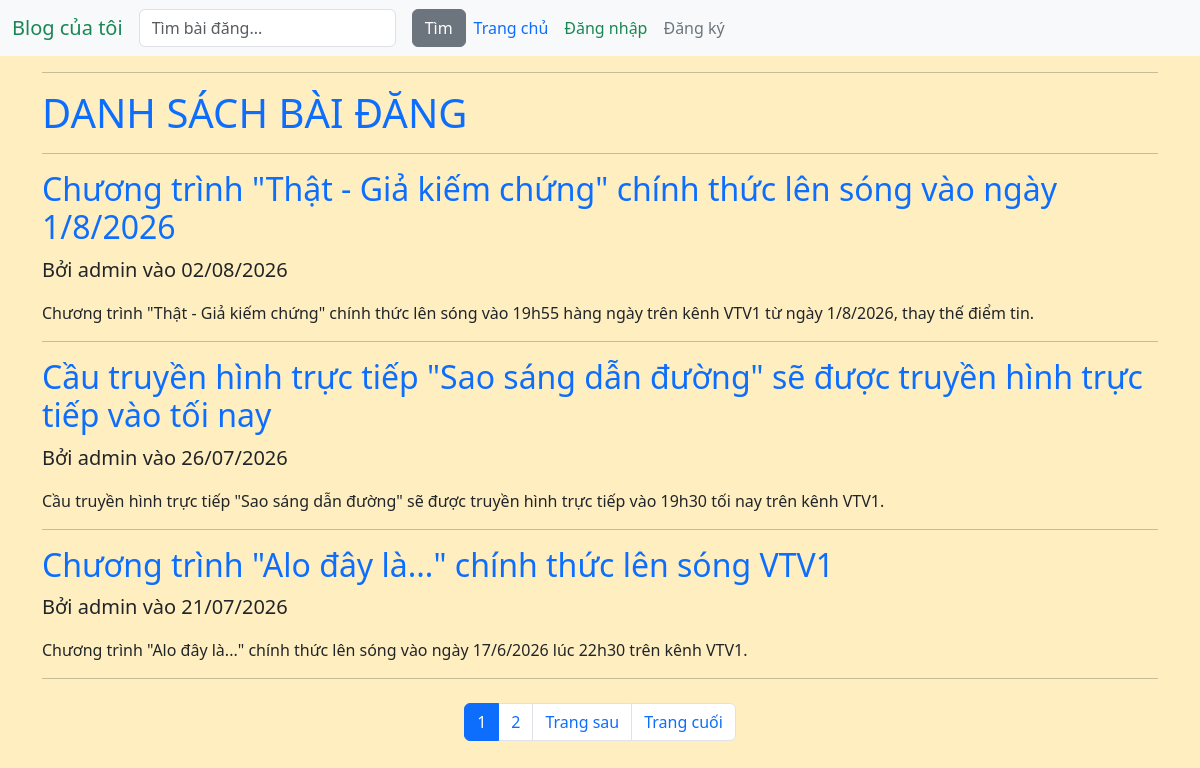
The page / on the database its author committed.
### blog/models.py (models this page shows, shortened)
class Post(models.Model):
    title = models.CharField(max_length=200)
    likes = models.ManyToManyField(User, related_name='blog_posts', blank=True)
    content = models.TextField()
    created_at = models.DateTimeField(auto_now_add=True)
    updated_at = models.DateTimeField(auto_now=True)
    author = models.ForeignKey(User, on_delete=models.CASCADE, default=1)

### blog/views.py (the view)
# urls.py: path("",PostListView.as_view(),name="post_list"),
class PostListView(ListView):
    model = Post
    template_name = "post_list.html"
    context_object_name = "posts"
    ordering = ["-created_at"]
    paginate_by = 3
    def get_queryset(self):
        query = self.request.GET.get('q')
        if query:
            return Post.objects.filter(
                Q(title__icontains=query) | Q(content__icontains=query)
            ).order_by("-created_at")
        return Post.objects.all().order_by("-created_at")

### blog/templates/post_list.html (shortened to what this page needs)
<!DOCTYPE html>
<html lang="vi">
<head>
</head>
{% extends "base.html" %}
{% block content %}
    <hr>
    <h1 class="text-uppercase text-primary">Danh sách bài đăng</h1>
    <hr>
    {% for post in posts %}
        <article>
            <h2><a href="{% url 'post-detail' post.pk %}" class="text-decoration-none link-primary">{{ post.title }}</a></h2>
            <p class="fs-5">Bởi {{ post.author.username }} vào {{ post.created_at|date:"d/m/Y" }}</p>
            <p>{{ post.content|truncatewords:30 }}</p>
            <hr>
        </article>
    {% endfor %}
    <nav aria-label="Page navigation" class="mt-4">
        <ul class="pagination justify-content-center">
            {% for num in page_obj.paginator.page_range %}
                {% if page_obj.number == num %}
                    <li class="page-item active"><span class="page-link">{{ num }}</span></li>
                {% elif num > page_obj.number|add:'-3' and num < page_obj.number|add:'3' %}
                    <li class="page-item">
                        <a class="page-link" href="?page={{ num }}{% if request.GET.q %}&q={{ request.GET.q }}{% endif %}">{{ num }}</a>
                    </li>
                {% endif %}
        {% endfor %}
        {% if page_obj.has_next %}
            <li class="page-item">
                <a class="page-link" href="?page={{ page_obj.next_page_number }}{% if request.GET.q %}&q={{ request.GET.q }}{% endif %}">Trang sau</a>
            </li>
            <li class="page-item">
                <a class="page-link" href="?page={{ page_obj.paginator.num_pages }}{% if request.GET.q %}&q={{ request.GET.q }}{% endif %}">Trang cuối</a>
            </li>
        {% endif %}
        </ul>
    </nav>
{% endblock %}

### rows shown on the page
Post: title "Chương trình \"Thật - Giả kiếm chứng\" chính thức lên sóng vào ngày 1/8/2026", author.username "admin", created_at "02/08/2026", content "Chương trình \"Thật - Giả kiếm chứng\" chính thức lên sóng vào 19h55 hàng ngày trên kênh VTV1 từ ngày 1/8/2026, thay thế điểm tin."
Post: title "Cầu truyền hình trực tiếp \"Sao sáng dẫn đường\" sẽ được truyền hình trực tiếp vào tối nay", author.username "admin", created_at "26/07/2026", content "Cầu truyền hình trực tiếp \"Sao sáng dẫn đường\" sẽ được truyền hình trực tiếp vào 19h30 tối nay trên kênh VTV1."
Post: title "Chương trình \"Alo đây là...\" chính thức lên sóng VTV1", author.username "admin", created_at "21/07/2026", content "Chương trình \"Alo đây là...\" chính thức lên sóng vào ngày 17/6/2026 lúc 22h30 trên kênh VTV1."

### other values the page prints
{{ num }} "1"
{{ num }} "2"
